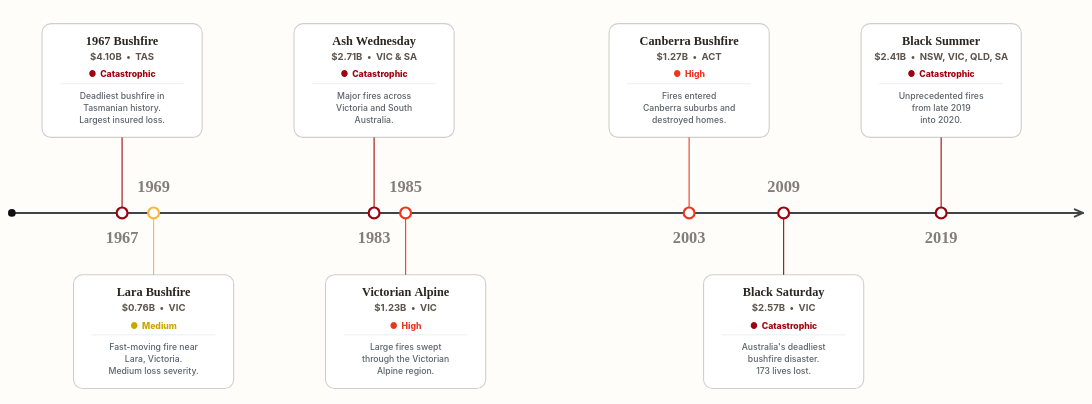

Source (Vega-Lite JSON):
### Vega specification from a JSON file in a GitHub repository (floating-point values rounded to 4 significant figures)
{"$schema": "https://vega.github.io/schema/vega/v6.json", "description": "Selected historical timeline of major Australian bushfire events and normalised insured losses with severity tags and card boxes.", "width": 1200, "height": 435, "padding": {"top": 6, "bottom": 4, "left": 8, "right": 8}, "autosize": {"type": "fit-x", "contains": "padding", "resize": true}, "background": "#FFFDF9", "signals": [{"name": "hoveredYear", "value": null, "on": [{"events": "@event_hit:mouseover", "update": "datum.year"}, {"events": "@event_point_hit:mouseover", "update": "datum.year"}, {"events": "@event_hit:mouseout", "update": "null"}, {"events": "@event_point_hit:mouseout", "update": "null"}]}], "data": [{"name": "events", "values": [{"year": 1967, "name": "1967 Bushfire", "state": "TAS", "lossLabel": "$4.10B", "description": "Deadliest bushfire in\nTasmanian history.\nLargest insured loss.", "tooltipDescription": "Deadliest bushfire in Tasmanian history. Largest normalised insured loss.", "side": "top", "severity": "Catastrophic", "severityColor": "#9D030E", "severityTextColor": "#9D030E", "color": "#9D030E"}, {"year": 1969, "name": "Lara Bushfire", "state": "VIC", "lossLabel": "$0.76B", "description": "Fast-moving fire near\nLara, Victoria.\nMedium loss severity.", "tooltipDescription": "Fast-moving fire near Lara, Victoria. Medium loss severity.", "side": "bottom", "severity": "Medium", "severityColor": "#F4B942", "severityTextColor": "#cca400", "color": "#F4B942"}, {"year": 1983, "name": "Ash Wednesday", "state": "VIC & SA", "lossLabel": "$2.71B", "description": "Major fires across\nVictoria and South\nAustralia.", "tooltipDescription": "Major fires across Victoria and South Australia.", "side": "top", "severity": "Catastrophic", "severityColor": "#9D030E", "severityTextColor": "#9D030E", "color": "#9D030E"}, {"year": 1985, "name": "Victorian Alpine", "state": "VIC", "lossLabel": "$1.23B", "description": "Large fires swept\nthrough the Victorian\nAlpine region.", "tooltipDescription": "Large fires swept through the Victorian Alpine region.", "side": "bottom", "severity": "High", "severityColor": "#EB371F", "severityTextColor": "#EB371F", "color": "#EB371F"}, {"year": 2003, "name": "Canberra Bushfire", "state": "ACT", "lossLabel": "$1.27B", "description": "Fires entered\nCanberra suburbs and\ndestroyed homes.", "tooltipDescription": "Fires entered Canberra suburbs and destroyed homes.", "side": "top", "severity": "High", "severityColor": "#EB371F", "severityTextColor": "#EB371F", "color": "#EB371F"}, {"year": 2009, "name": "Black Saturday", "state": "VIC", "lossLabel": "$2.57B", "description": "Australia's deadliest\nbushfire disaster.\n173 lives lost.", "tooltipDescription": "Australia's deadliest bushfire disaster. 173 lives lost.", "side": "bottom", "severity": "Catastrophic", "severityColor": "#9D030E", "severityTextColor": "#9D030E", "color": "#9D030E"}, {"year": 2019, "name": "Black Summer", "state": "NSW, VIC, QLD, SA", "lossLabel": "$2.41B", "description": "Unprecedented fires\nfrom late 2019\ninto 2020.", "tooltipDescription": "Unprecedented fires from late 2019 into 2020.", "side": "top", "severity": "Catastrophic", "severityColor": "#9D030E", "severityTextColor": "#9D030E", "color": "#9D030E"}]}], "scales": [{"name": "x", "type": "linear", "domain": [1960, 2028], "range": "width", "zero": false, "nice": false}], "marks": [{"type": "rule", "encode": {"enter": {"x": {"value": 0}, "x2": {"signal": "width"}, "y": {"value": 228}, "stroke": {"value": "#3f4448"}, "strokeWidth": {"value": 2.2}, "strokeCap": {"value": "round"}}}}, {"type": "symbol", "encode": {"enter": {"x": {"value": 0}, "y": {"value": 228}, "shape": {"value": "circle"}, "size": {"value": 72}, "fill": {"value": "#111111"}}}}, {"type": "rule", "encode": {"enter": {"x": {"signal": "width"}, "x2": {"signal": "width - 9"}, "y": {"value": 228}, "y2": {"value": 224}, "stroke": {"value": "#3f4448"}, "strokeWidth": {"value": 2.1}, "strokeCap": {"value": "round"}}}}, {"type": "rule", "encode": {"enter": {"x": {"signal": "width"}, "x2": {"signal": "width - 9"}, "y": {"value": 228}, "y2": {"value": 232}, "stroke": {"value": "#3f4448"}, "strokeWidth": {"value": 2.1}, "strokeCap": {"value": "round"}}}}, {"type": "rule", "from": {"data": "events"}, "encode": {"enter": {"x": {"scale": "x", "field": "year"}, "y": {"value": 228}, "y2": {"signal": "datum.side === 'top' ? 145 : 296"}, "strokeWidth": {"value": 1.25}, "strokeCap": {"value": "round"}}, "update": {"stroke": {"field": "color"}, "opacity": {"signal": "hoveredYear === null || hoveredYear === datum.year ? 0.95 : 0.24"}}}}, {"type": "symbol", "from": {"data": "events"}, "encode": {"enter": {"x": {"scale": "x", "field": "year"}, "y": {"value": 228}, "shape": {"value": "circle"}, "fill": {"value": "#ffffff"}, "strokeWidth": {"value": 2.4}}, "update": {"size": {"signal": "hoveredYear === datum.year ? 190 : 142"}, "stroke": {"field": "color"}, "opacity": {"signal": "hoveredYear === null || hoveredYear === datum.year ? 1 : 0.36"}}}}, {"name": "card_box", "type": "rect", "from": {"data": "events"}, "encode": {"enter": {"x": {"scale": "x", "field": "year", "offset": -88}, "y": {"signal": "datum.side === 'top' ? 20 : 296"}, "width": {"value": 176}, "height": {"value": 125}, "cornerRadius": {"value": 10}, "fill": {"value": "#ffffff"}, "shadowColor": {"value": "rgba(43, 38, 33, 0.04)"}, "shadowBlur": {"value": 8}, "shadowOffsetX": {"value": 0}, "shadowOffsetY": {"value": 2}}, "update": {"stroke": {"signal": "hoveredYear === datum.year ? datum.severityColor : 'rgba(43, 38, 33, 0.22)'"}, "strokeWidth": {"signal": "hoveredYear === datum.year ? 2.2 : 1.2"}, "opacity": {"signal": "hoveredYear === null || hoveredYear === datum.year ? 1 : 0.36"}}}}, {"type": "text", "from": {"data": "events"}, "encode": {"enter": {"x": {"scale": "x", "field": "year"}, "y": {"signal": "datum.side === 'top' ? 256 : 200"}, "text": {"signal": "datum.year + ''"}, "align": {"value": "center"}, "baseline": {"value": "middle"}, "font": {"value": "Outfit"}, "fontSize": {"value": 18}, "fontWeight": {"value": 800}}, "update": {"fill": {"signal": "hoveredYear === datum.year ? datum.color : 'rgba(43, 38, 33, 0.62)'"}, "opacity": {"signal": "hoveredYear === datum.year ? 1.0 : 0.95"}}}}, {"type": "text", "from": {"data": "events"}, "encode": {"enter": {"x": {"scale": "x", "field": "year"}, "y": {"signal": "datum.side === 'top' ? 32 : 308"}, "text": {"field": "name"}, "align": {"value": "center"}, "baseline": {"value": "top"}, "font": {"value": "Outfit"}, "fontSize": {"value": 13.5}, "fontWeight": {"value": 800}, "fill": {"value": "#2b2621"}, "limit": {"value": 166}}, "update": {"opacity": {"signal": "hoveredYear === null || hoveredYear === datum.year ? 1 : 0.36"}}}}, {"type": "text", "from": {"data": "events"}, "encode": {"enter": {"x": {"scale": "x", "field": "year"}, "y": {"signal": "datum.side === 'top' ? 52 : 328"}, "text": {"signal": "datum.lossLabel + '  •  ' + datum.state"}, "align": {"value": "center"}, "baseline": {"value": "top"}, "font": {"value": "Inter"}, "fontSize": {"value": 10.5}, "fontWeight": {"value": 700}, "limit": {"value": 166}}, "update": {"fill": {"value": "#5c544d"}, "opacity": {"signal": "hoveredYear === null || hoveredYear === datum.year ? 1 : 0.36"}}}}, {"type": "text", "from": {"data": "events"}, "encode": {"enter": {"x": {"scale": "x", "field": "year"}, "y": {"signal": "datum.side === 'top' ? 71 : 347"}, "text": {"signal": "'●  ' + datum.severity"}, "align": {"value": "center"}, "baseline": {"value": "top"}, "font": {"value": "Inter"}, "fontSize": {"value": 9.5}, "fontWeight": {"value": 800}, "limit": {"value": 166}}, "update": {"fill": {"field": "severityTextColor"}, "opacity": {"signal": "hoveredYear === null || hoveredYear === datum.year ? 1 : 0.36"}}}}, {"type": "rule", "from": {"data": "events"}, "encode": {"enter": {"x": {"scale": "x", "field": "year", "offset": -68}, "x2": {"scale": "x", "field": "year", "offset": 68}, "y": {"signal": "datum.side === 'top' ? 86 : 362"}, "stroke": {"value": "#e2e8f0"}, "strokeWidth": {"value": 0.75}}, "update": {"opacity": {"signal": "hoveredYear === null || hoveredYear === datum.year ? 1 : 0.36"}}}}, {"type": "text", "from": {"data": "events"}, "encode": {"enter": {"x": {"scale": "x", "field": "year"}, "y": {"signal": "datum.side === 'top' ? 95 : 371"}, "text": {"field": "description"}, "align": {"value": "center"}, "baseline": {"value": "top"}, "font": {"value": "Inter"}, "fontSize": {"value": 9.5}, "fontWeight": {"value": 500}, "fill": {"value": "#5a626a"}, "lineBreak": {"value": "\n"}, "lineHeight": {"value": 13}, "limit": {"value": 166}}, "update": {"opacity": {"signal": "hoveredYear === null || hoveredYear === datum.year ? 1 : 0.36"}}}}, {"name": "event_hit", "type": "rect", "from": {"data": "events"}, "encode": {"enter": {"x": {"scale": "x", "field": "year", "offset": -88}, "y": {"signal": "datum.side === 'top' ? 20 : 296"}, "width": {"value": 176}, "height": {"value": 125}, "fill": {"value": "#ffffff"}, "fillOpacity": {"value": 0.001}, "cursor": {"value": "pointer"}, "tooltip": {"signal": "{'Event:': datum.name, 'Year:': datum.year, 'Normalised insured loss:': datum.lossLabel, 'State:': datum.state, 'Severity:': datum.severity, 'Description:': datum.tooltipDescription}"}}}}, {"name": "event_point_hit", "type": "symbol", "from": {"data": "events"}, "encode": {"enter": {"x": {"scale": "x", "field": "year"}, "y": {"value": 228}, "shape": {"value": "circle"}, "size": {"value": 760}, "fill": {"value": "#ffffff"}, "fillOpacity": {"value": 0.001}, "strokeOpacity": {"value": 0}, "cursor": {"value": "pointer"}, "tooltip": {"signal": "{'Event:': datum.name, 'Year:': datum.year, 'Normalised insured loss:': datum.lossLabel, 'State:': datum.state, 'Severity:': datum.severity, 'Description:': datum.tooltipDescription}"}}}}]}
